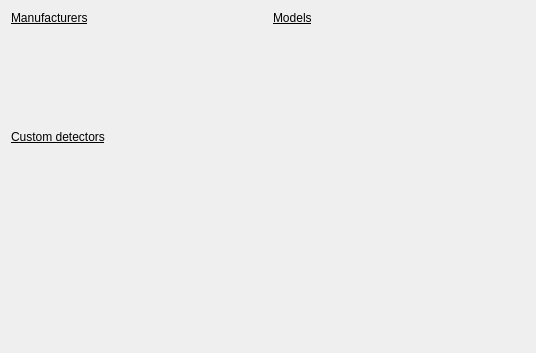
<?xml version="1.0" encoding="UTF-8"?>
<ui version="4.0">
 <class>Form</class>
 <widget class="QWidget" name="Form">
  <property name="geometry">
   <rect>
    <x>0</x>
    <y>0</y>
    <width>536</width>
    <height>353</height>
   </rect>
  </property>
  <property name="sizePolicy">
   <sizepolicy hsizetype="MinimumExpanding" vsizetype="Preferred">
    <horstretch>0</horstretch>
    <verstretch>0</verstretch>
   </sizepolicy>
  </property>
  <property name="windowTitle">
   <string>Form</string>
  </property>
  <layout class="QHBoxLayout" name="horizontalLayout" stretch="0,1">
   <item>
    <widget class="QWidget" name="widget" native="true">
     <layout class="QVBoxLayout" name="verticalLayout" stretch="0,1,0,0,0,0">
      <property name="margin">
       <number>0</number>
      </property>
      <item>
       <widget class="QLabel" name="label">
        <property name="sizePolicy">
         <sizepolicy hsizetype="Fixed" vsizetype="Preferred">
          <horstretch>0</horstretch>
          <verstretch>0</verstretch>
         </sizepolicy>
        </property>
        <property name="font">
         <font>
          <underline>true</underline>
         </font>
        </property>
        <property name="text">
         <string>Manufacturers</string>
        </property>
       </widget>
      </item>
      <item>
       <widget class="QListView" name="_manufacturerList">
        <property name="sizePolicy">
         <sizepolicy hsizetype="Maximum" vsizetype="Expanding">
          <horstretch>0</horstretch>
          <verstretch>0</verstretch>
         </sizepolicy>
        </property>
        <property name="styleSheet">
         <string notr="true">QListView {
background-color: transparent;
}</string>
        </property>
        <property name="frameShape">
         <enum>QFrame::NoFrame</enum>
        </property>
        <property name="editTriggers">
         <set>QAbstractItemView::NoEditTriggers</set>
        </property>
        <property name="uniformItemSizes">
         <bool>true</bool>
        </property>
       </widget>
      </item>
      <item>
       <spacer name="verticalSpacer_2">
        <property name="orientation">
         <enum>Qt::Vertical</enum>
        </property>
        <property name="sizeType">
         <enum>QSizePolicy::Fixed</enum>
        </property>
        <property name="sizeHint" stdset="0">
         <size>
          <width>20</width>
          <height>0</height>
         </size>
        </property>
       </spacer>
      </item>
      <item>
       <widget class="QLabel" name="label_2">
        <property name="sizePolicy">
         <sizepolicy hsizetype="Fixed" vsizetype="Preferred">
          <horstretch>0</horstretch>
          <verstretch>0</verstretch>
         </sizepolicy>
        </property>
        <property name="font">
         <font>
          <underline>true</underline>
         </font>
        </property>
        <property name="text">
         <string>Custom detectors</string>
        </property>
       </widget>
      </item>
      <item>
       <widget class="QListView" name="_customList">
        <property name="sizePolicy">
         <sizepolicy hsizetype="Maximum" vsizetype="Fixed">
          <horstretch>0</horstretch>
          <verstretch>0</verstretch>
         </sizepolicy>
        </property>
        <property name="styleSheet">
         <string notr="true">QListView {
background-color: transparent;
}</string>
        </property>
        <property name="frameShape">
         <enum>QFrame::NoFrame</enum>
        </property>
        <property name="editTriggers">
         <set>QAbstractItemView::NoEditTriggers</set>
        </property>
        <property name="uniformItemSizes">
         <bool>true</bool>
        </property>
       </widget>
      </item>
      <item>
       <spacer name="verticalSpacer">
        <property name="orientation">
         <enum>Qt::Vertical</enum>
        </property>
        <property name="sizeHint" stdset="0">
         <size>
          <width>20</width>
          <height>0</height>
         </size>
        </property>
       </spacer>
      </item>
     </layout>
    </widget>
   </item>
   <item>
    <widget class="QWidget" name="widget_2" native="true">
     <layout class="QVBoxLayout" name="verticalLayout_2">
      <property name="margin">
       <number>0</number>
      </property>
      <item>
       <widget class="QLabel" name="label_3">
        <property name="sizePolicy">
         <sizepolicy hsizetype="Fixed" vsizetype="Preferred">
          <horstretch>0</horstretch>
          <verstretch>0</verstretch>
         </sizepolicy>
        </property>
        <property name="font">
         <font>
          <underline>true</underline>
         </font>
        </property>
        <property name="text">
         <string>Models</string>
        </property>
       </widget>
      </item>
      <item>
       <widget class="QListView" name="_modelList">
        <property name="styleSheet">
         <string notr="true">QListView {
background-color: transparent;
}</string>
        </property>
        <property name="frameShape">
         <enum>QFrame::NoFrame</enum>
        </property>
        <property name="editTriggers">
         <set>QAbstractItemView::NoEditTriggers</set>
        </property>
       </widget>
      </item>
     </layout>
    </widget>
   </item>
  </layout>
 </widget>
 <resources/>
 <connections/>
</ui>
